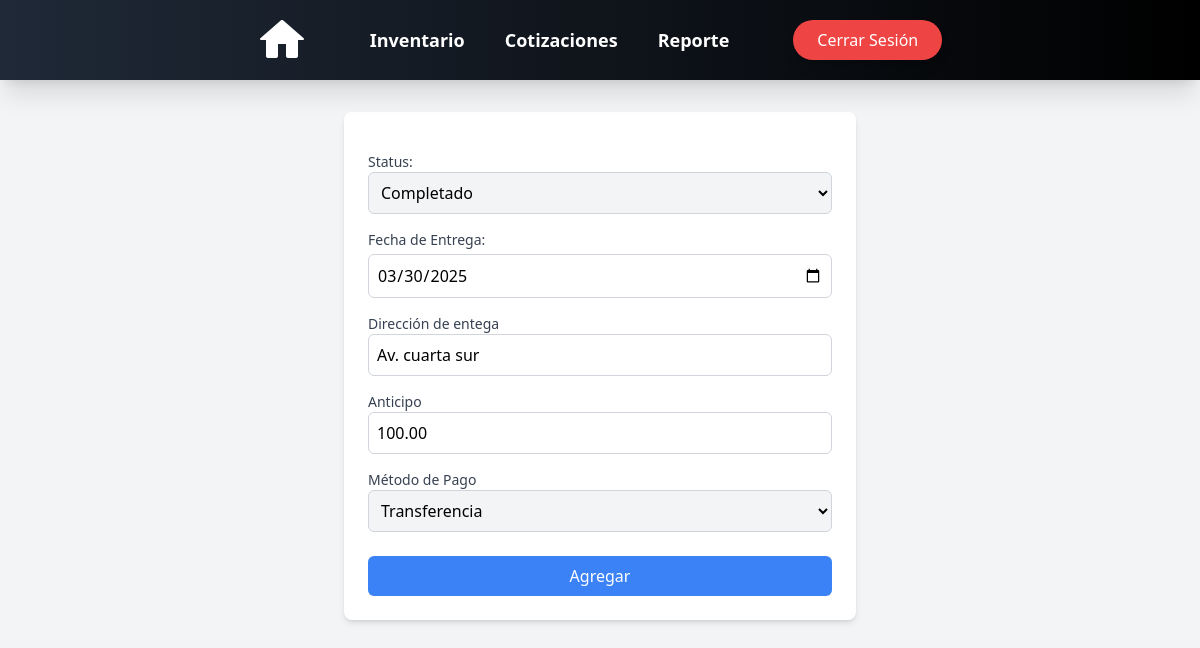
Page /quotes/update/COT01/ (signed in) on the committed database.
### cotizaciones/models.py (models this page shows, shortened)
class Cotizaciones(models.Model):
    id = models.CharField(max_length=10, primary_key=True, unique=True, blank=False, null=False)
    cliente = models.CharField(max_length=50, blank=False, null=True)
    telefono = models.IntegerField(blank=False, null=True)
    fecha = models.DateField(auto_now=False, auto_now_add=False)
    fecha_propuesta = models.DateField(auto_now=False, auto_now_add=False)
    fecha_entrega = models.DateField(auto_now=False, auto_now_add=False, null=True, blank=True)
    direccion_entrega = models.CharField(max_length=50, default='Pendiente')
    servicio_envio = models.CharField(max_length=100, default="TGZ")
    costo_envio = models.DecimalField(max_digits=10, decimal_places=2, blank=False, null=True, default=0)
    total = models.DecimalField(max_digits=10, decimal_places=2, default=0.0)  # Total sin IVA
    total_Civa = models.DecimalField(max_digits=10, decimal_places=2, default=0.0)
    status = models.CharField(max_length=20, blank=False, null=False, default='Pendiente')
    anticipo = models.DecimalField(max_digits=10, decimal_places=2, default=0.0)
    restante = models.DecimalField(max_digits=10, decimal_places=2, default=0.0)
    metodo_pago = models.CharField(max_length=20, null=False, default='No')
    iva = models.DecimalField(max_digits=10, decimal_places=2, default=0.0)

### cotizaciones/views.py (the view, shortened to what this page needs)
# urls.py: path('update/<str:id>/',update_quote,name='update_quote' ),
def update_quote(request, id):
    quote = get_object_or_404(Cotizaciones, id=id)
    context = {"quote": quote}
    return render(request, 'quotes/formUpdate.html', context)

### users/context_processors.py (called while the page is built)
def empleado_context(request):
    if request.user.is_authenticated:
        empleado = request.user.groups.filter(name='Empleado').exists()
    else:
        empleado = False  # Si no está autenticado, no es parte del grupo
    return {'empleado': empleado}

### templates/quotes/formUpdate.html (shortened to what this page needs)
<!DOCTYPE html>
<html lang="es">
<head>
</head>
<body class="bg-gray-100 p-8">
{% include 'nav_bar.html' %}
<form method="POST" class="max-w-lg mx-auto bg-white p-6 rounded-lg shadow-md mt-20">
    <label for="status" class="block mt-4 text-sm font-medium text-gray-700">Status:</label>
    <select name="status" id="status" required
            class="w-full p-2 border border-gray-300 bg-gray-100 rounded-md">
        <option value="Completado" {% if quote.status == "Completado" %}selected{% endif %}>Completado</option>
    </select>
    <div>
        <label for="fecha_entrega" class="block mt-4 text-sm font-medium text-gray-700">Fecha de Entrega:</label>
        <input type="date" name="fecha_entrega" id="fecha_entrega" value="{{ quote.fecha_entrega|date:'Y-m-d'|default:'' }}"
               class="mt-1 block w-full p-2 border border-gray-300 rounded-md focus:ring-blue-500 focus:border-blue-500">
    </div>
    <label for="direccion_entrega" class="block mt-4 text-sm font-medium text-gray-700">Dirección de entega</label>
    <input type="text" name="direccion_entrega" id="direccion_entrega" value="{{ quote.direccion_entrega }}" required
           class="w-full p-2 border border-gray-300 rounded-md focus:ring focus:ring-blue-300">
    <label for="anticipo" class="block mt-4 text-sm font-medium text-gray-700">Anticipo</label>
    <input type="number" step="0.01" name="anticipo" id="anticipo" value="{{ quote.anticipo }}" required
           class="w-full p-2 border border-gray-300 rounded-md focus:ring focus:ring-blue-300">
    <label for="metodo_pago" class="block mt-4 text-sm font-medium text-gray-700">Método de Pago</label>
    <select name="metodo_pago" id="metodo_pago" required
            class="w-full p-2 border border-gray-300 bg-gray-100 rounded-md">
        <option value="Transferencia" {% if quote.metodo_pago == "Transferencia" %}selected{% endif %}>Transferencia</option>
    </select>
    <button type="submit" class="mt-6 w-full bg-blue-500 text-white py-2 px-4 rounded-md hover:bg-blue-600">Agregar</button>
</form>
</body>
</html>

### rows in the picture
Cotizaciones: status "Completado", fecha_entrega "03/30/2025", direccion_entrega "Av. cuarta sur", anticipo "100.00", metodo_pago "Transferencia"
